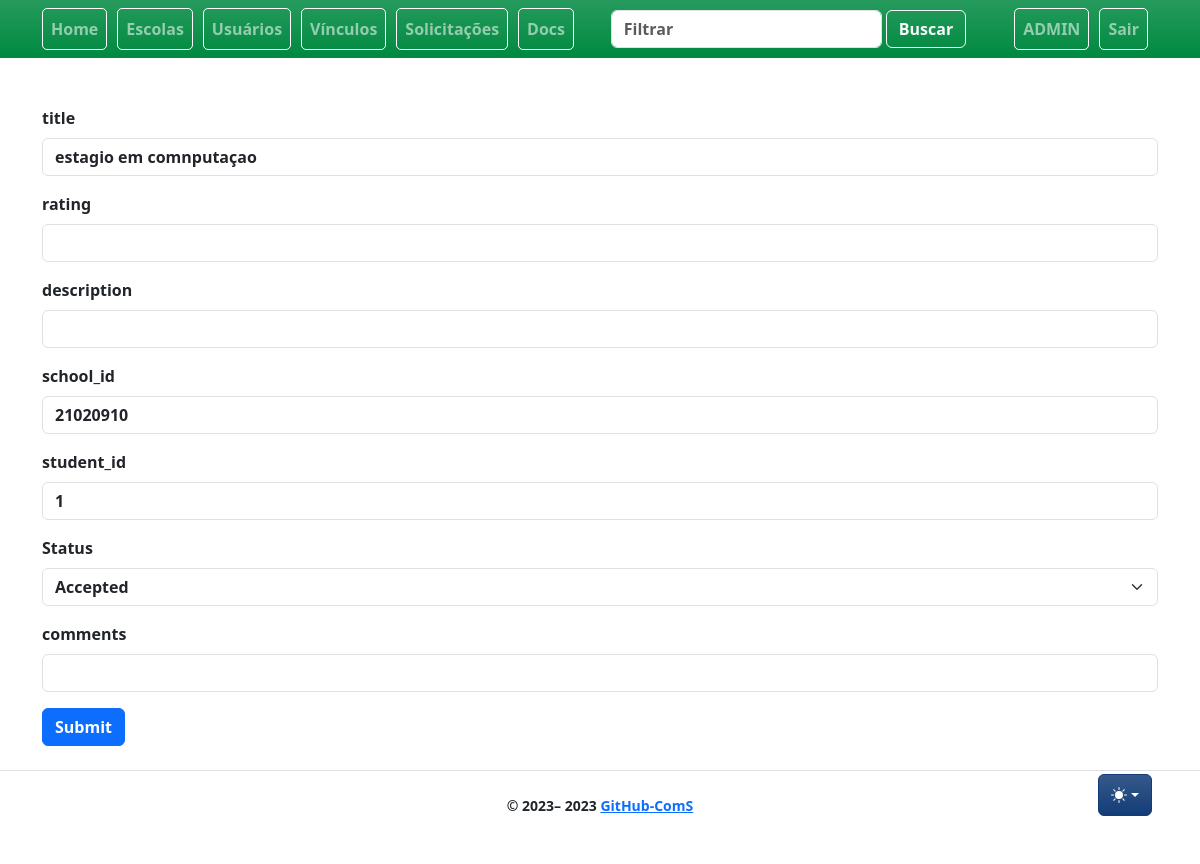
Page /solicitations/1/edit (signed in) on the earlier database version.
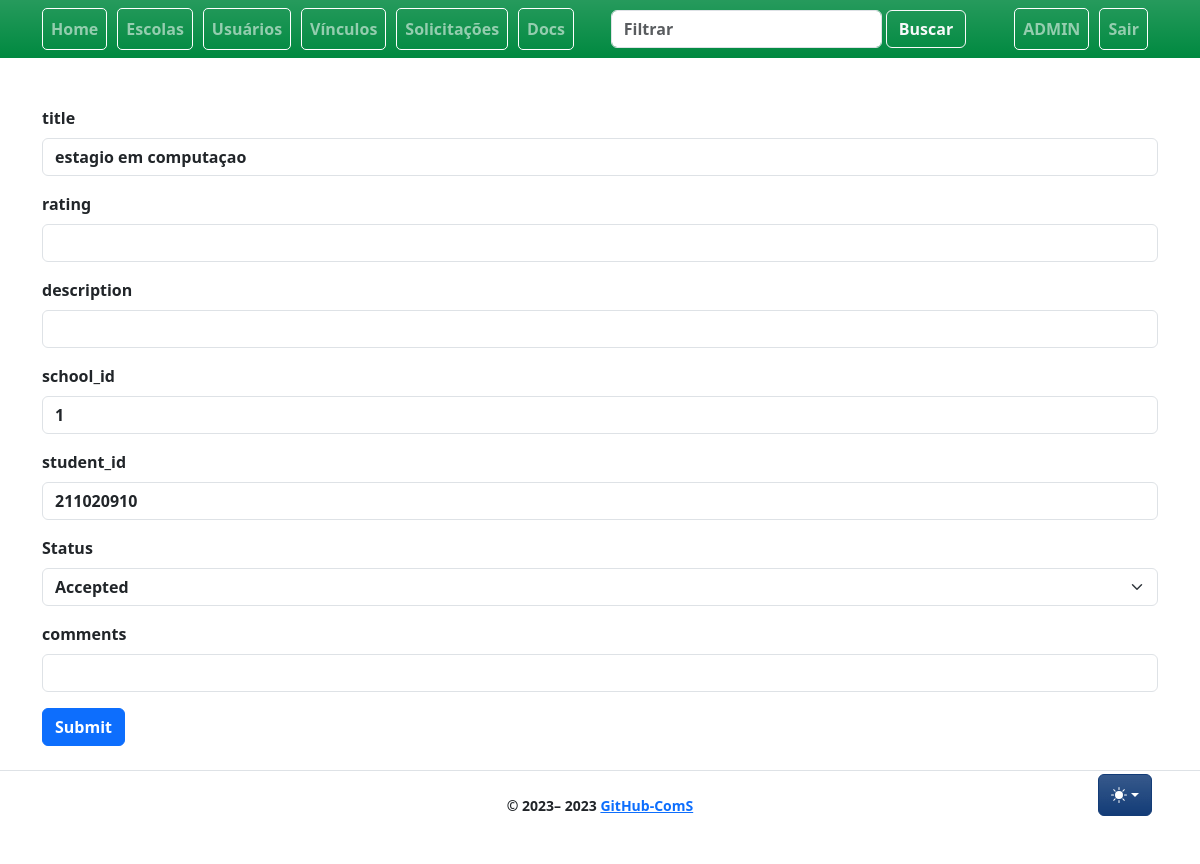
Same page on the later database version.
### app/models/solicitation.py (models this page shows, shortened)
class Solicitation(db.Model):
    __tablename__ = "solicitation"
    id = db.Column(db.Integer, primary_key=True)
    title = db.Column(db.String)
    rating = db.Column(db.String(6))
    comments = db.Column(db.String)
    active = db.Column(db.Boolean, default=True)
    student_id = db.Column(db.Integer, db.ForeignKey("user.id"), nullable=False)
    student = db.relationship("User", backref="solicitation", foreign_keys=[student_id], lazy=True)
    school_id = db.Column(db.Integer, db.ForeignKey("school.id"), nullable=False)
    school = db.relationship("School", backref="solicitation", foreign_keys=[school_id])
    start_date = db.Column(db.DateTime)
    end_date = db.Column(db.DateTime)
    created_at = db.Column(db.DateTime, nullable=False, default=func.now())
    updated_at = db.Column(
        db.DateTime, nullable=False, default=func.now(), onupdate=func.now()
    )

### app/controllers/solicitations_controllers.py (the view)
@bp.route("/<int:id>/edit", methods=["GET"])
def edit(id):
    solicitation = db.get_or_404(Solicitation, id)
    userform = EditForm(formdata=request.form, obj=solicitation)
    return render_template(_j.edit, form=userform, **properties)

### app/controllers/solicitations_controllers.py
class EditForm(FlaskForm):
    title = StringField("title", validators=[InputRequired()])
    rating = StringField("rating")
    description = StringField("description")
    '''
    @School.query.all()
    def load_school(school_id):
        return School.query.get(int(school_id))
    from ..models import School
    school_id = SelectField("school", choices=[(school.id, school.title) for school in School.query.all()])
    '''
    school_id = StringField("school_id", validators=[InputRequired()])
    student_id = StringField("student_id", validators=[InputRequired()])
    status = SelectField("Status", choices=[(True, 'Accepted'), (False, 'Rejected'), (False, 'Needs send docs)')], coerce=bool)
    comments = StringField("comments")
    submit = SubmitField("Submit")

### app/auth/loaders.py (called while the page is built)
@login_manager.user_loader
def load_user(user_id):
    return User.query.get(int(user_id))

### app/templates/solicitations/edit.jinja2 (shortened to what this page needs)
{% extends 'base.jinja2' %}
{% from 'bootstrap5/form.html' import render_form %}
{% block content %}
{{ render_form(form) }}
{% endblock %}

Differences in the rows shown:
changed Solicitation: title "estagio em comnputaçao" → "estagio em computaçao"; school_id "21020910" → "1"; student_id "1" → "211020910"
